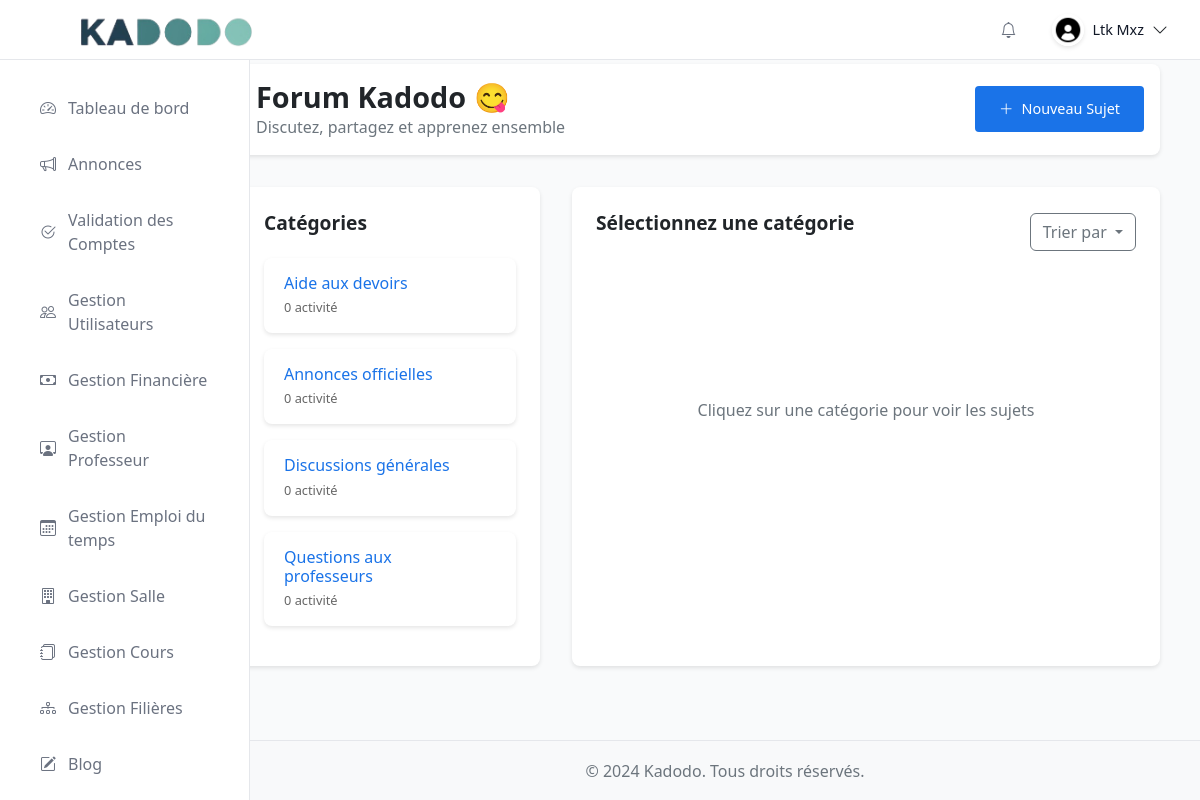
/forum/index.php (signed in), run on the app's committed database.
### tables this page shows
CREATE TABLE `utilisateur` (
  `id_utilisateur` int(11) NOT NULL,
  `nom_utilisateur` varchar(50) NOT NULL,
  `mot_de_passe` varchar(255) NOT NULL,
  `email` varchar(20) NOT NULL,
  `id_role` int(11) NOT NULL,
  `bio` text DEFAULT NULL,
  `photo_profile` varchar(255) DEFAULT 'default.jpg',
  `date_creation` datetime NOT NULL,
  `date_mise_a_jour` datetime NOT NULL,
  `matricule` varchar(100) DEFAULT NULL,
  `prenom` varchar(50) DEFAULT NULL,
  `nom` varchar(50) DEFAULT NULL,
  `tel` varchar(50) DEFAULT NULL,
  `statut_compte` enum('actif','inactif') DEFAULT 'actif'
);

CREATE TABLE `categorie_forum` (
  `id_categorie_forum` int(11) NOT NULL,
  `nom_categorie_forum` varchar(60) NOT NULL,
  `description` text NOT NULL
);

### components/header/pre-header.php (called while the page is built, shortened)
<?php
require_once __DIR__ . '/../../utils/photo.php';
require_once ROOT_PATH . '/utils/photo.php';
$db = Database::getInstance()->getConnection();
$stmt = $db->prepare("
    SELECT u.id_utilisateur, u.matricule, u.prenom, u.nom, u.email, r.nom_role as type_utilisateur, u.photo_profile
    FROM utilisateur u
    INNER JOIN role r ON u.id_role = r.id_role
    WHERE u.id_utilisateur = ?
");
$stmt->execute([$_SESSION['user']['id']]);
$userInfo = $stmt->fetch(PDO::FETCH_ASSOC);

### utils/photo.php (called while the page is built, shortened)
<?php
function getAvatarPath($photoName)
{
    $photoName = trim($photoName);
    $defaultAvatar = 'default.jpg';
    $uploadsPath = __DIR__ . '/../uploads/avatar/';
    $defaultAvatarPath = $uploadsPath . $defaultAvatar;
    if (empty($photoName) || $photoName === 'default.jpg') {
        return $defaultAvatar;
    }
    return $defaultAvatar;
}

### forum/index.php (the view, shortened to what this page needs)
<?php
require_once __DIR__ . '/../components/header/header.php';
?>
<body data-user-id="<?= $_SESSION['user']['id'] ?>" data-user-role="<?= $_SESSION['user']['type'] ?>">
  <div class="container-fluid">
    <div class="row">
      <?php require_once __DIR__ . '/../components/sidebar/sidebar.php'; ?>
      <main class="col-md-9 ms-sm-auto col-lg-10 px-md-4">
        <div class="forum-container">
          <div class="forum-header d-flex justify-content-between align-items-center">
            <div>
              <h1>Forum Kadodo 😋</h1>
              <p class="text-muted mb-0">Discutez, partagez et apprenez ensemble</p>
            </div>
            <button type="button" class="btn create-topic-btn">
              <i class="bi bi-plus-lg"></i>
              <span>Nouveau Sujet</span>
            </button>
          </div>
          <div class="forum-content">
            <div class="categories-section">
              <h2 class="mb-4">Catégories</h2>
              <?php
              $db = Database::getInstance()->getConnection();
              $stmt = $db->prepare("
                SELECT
                    c.*,
                    COALESCE(t.nb_topics, 0) as nb_topics,
                    COALESCE(r.nb_comments, 0) as nb_comments
                FROM categorie_forum c
                LEFT JOIN (
                    SELECT
                        id_categorie_forum,
                        COUNT(*) as nb_topics
                    FROM publication_forum
                    GROUP BY id_categorie_forum
                ) t ON c.id_categorie_forum = t.id_categorie_forum
                LEFT JOIN (
                    SELECT
                        pf.id_categorie_forum,
                        COUNT(cm.id_commentaire) as nb_comments
                    FROM commentaire cm
                    JOIN publication_forum pf ON cm.id_publication_forum = pf.id_publication_forum
                    GROUP BY pf.id_categorie_forum
                ) r ON c.id_categorie_forum = r.id_categorie_forum
                ORDER BY c.nom_categorie_forum
              ");
              $stmt->execute();
              $categories = $stmt->fetchAll(PDO::FETCH_ASSOC);
              foreach ($categories as $category):
                $totalActivity = (int)$category['nb_topics'] + (int)$category['nb_comments'];
              ?>
                <div class="category-item" data-category-id="<?= $category['id_categorie_forum'] ?>">
                  <div class="category-info">
                    <h3 class="category-title"><?= htmlspecialchars($category['nom_categorie_forum']) ?></h3>
                    <p class="category-count"><?= $totalActivity ?> activité<?= $totalActivity > 1 ? 's' : '' ?></p>
                  </div>
                  <div class="category-icon">
                  </div>
                </div>
              <?php endforeach; ?>
            </div>
            <div class="recent-topics-section">
              <div class="d-flex justify-content-between align-items-center mb-4">
                <h2 id="topics-title">Sélectionnez une catégorie</h2>
                <div class="dropdown">
                  <button class="btn btn-outline-secondary dropdown-toggle" type="button" data-bs-toggle="dropdown">
                    Trier par
                  </button>
                </div>
              </div>
              <div class="initial-message">
                <p class="text-center text-muted mt-5">
                  <i class="fas fa-hand-point-left fa-2x mb-3"></i><br>
                  Cliquez sur une catégorie pour voir les sujets
                </p>
              </div>
            </div>
          </div>
        </div>
      </main>
    </div>
  </div>
  <?php require_once __DIR__ . '/../components/footer/footer.php'; ?>
</body>

### components/header/header.php (shortened to what this page needs)
<?php require_once 'pre-header.php'; ?>
<!DOCTYPE html>
<html lang="fr">
<head>
    <link href="https://cdn.jsdelivr.net/npm/bootstrap@5.2.3/dist/css/bootstrap.min.css" rel="stylesheet">
    <link href="https://cdn.jsdelivr.net/npm/bootstrap-icons@1.10.5/font/bootstrap-icons.css" rel="stylesheet">
    <link href="<?= COMPONENTS_PATH ?>/header/styles.css" rel="stylesheet">
    <link href="<?= COMPONENTS_PATH ?>/sidebar/styles.css" rel="stylesheet">
    <link href="styles.css" rel="stylesheet">
    <link rel="stylesheet" href="<?= CSS_PATH ?>/notes.css">
    <link href="<?= CSS_PATH ?>/notifications.css" rel="stylesheet">
</head>
<body>
    <header class="header">
        <div class="d-flex align-items-center justify-content-between w-100">
            <a href="../dashboard">
                <img src="<?= ASSETS_PATH ?>/images/logo.png" alt="Kadodo Logo" class="header-logo" style="height: 200px;">
            </a>
            <div class="d-flex align-items-center gap-4">
                <div class="position-relative">
                    <button type="button" class="notification-btn" data-bs-toggle="dropdown" aria-expanded="false">
                        <i class="bi bi-bell"></i>
                    </button>
                </div>
                <div class="dropdown">
                    <div class="d-flex align-items-center gap-2" role="button" data-bs-toggle="dropdown">
                        <img src="<?= htmlspecialchars(AVATAR_PATH . '/' . getAvatarPath($userInfo['photo_profile'])) ?>"
                            alt="<?= htmlspecialchars($userInfo['prenom'] . ' ' . $userInfo['nom']) ?>"
                            class="user-avatar">
                        <span class="user-name d-none d-md-block">
                            <?= htmlspecialchars(($userInfo['prenom'] ?? '') . ' ' . ($userInfo['nom'] ?? '')) ?>
                        </span>
                        <i class="bi bi-chevron-down"></i>
                    </div>
                </div>
            </div>
        </div>
    </header>

### components/header/styles.css (style rules this page uses)
.header { position: fixed; top: 0; left: 0; right: 0; height: var(--header-height); background: white; border-bottom: 1px solid #E5E7EB; z-index: 1030; display: flex; align-items: center; padding: 0 2rem; }
.header-logo { height: 40px; width: auto; border-radius: 4px; }
.notification-btn { position: relative; width: 40px; height: 40px; background: none; border: none; color: #6B7280; padding: 0; display: flex; align-items: center; justify-content: center; }
.user-avatar { width: 32px; height: 32px; border-radius: 50%; object-fit: cover; border: 2px solid #E5E7EB; }
.user-name { font-size: 0.9rem; font-weight: 500; color: #111827; }
.header > div { width: 100%; display: flex; align-items: center; justify-content: space-between; }
.dropdown .user-avatar { width: 32px; height: 32px; border-radius: 50%; object-fit: cover; cursor: pointer; border: 2px solid #E5E7EB; }

### forum/styles.css (style rules this page uses)
.forum-container { margin-top: 2rem; padding: 2rem 1rem; }
.forum-header { display: flex; justify-content: space-between; align-items: center; margin-bottom: 2rem; padding: 1rem; background: #fff; border-radius: 8px; box-shadow: 0 2px 4px rgba(0, 0, 0, 0.1); }
.forum-header h1 { font-size: 1.8rem; font-weight: 600; color: var(--primary-color); margin-bottom: 0.5rem; margin: 0; }
.create-topic-btn { padding: 0.75rem 1.5rem; font-size: 0.9rem; background-color: #1a73e8; color: white; border: none; border-radius: 4px; display: flex; align-items: center; justify-content: center; gap: 8px; cursor: pointer; width: max-content; text-decoration: none; user-select: none; }
.create-topic-btn i, .create-topic-btn span { pointer-events: none; }
.forum-content { display: grid; grid-template-columns: 300px 1fr; gap: 2rem; }
.categories-section { width: 100%; background-color: #fff; border-radius: 8px; padding: 1.5rem; box-shadow: 0 2px 4px rgba(0, 0, 0, 0.1); }
.recent-topics-section { flex: 1; background-color: #fff; border-radius: 8px; padding: 1.5rem; box-shadow: 0 2px 4px rgba(0, 0, 0, 0.1); }
h2 { font-size: 1.2rem; font-weight: 600; margin-top: 0; margin-bottom: 20px; }
.category-item { display: flex; justify-content: space-between; align-items: center; padding: 1rem; background: #fff; border-radius: 8px; box-shadow: 0 2px 4px rgba(0, 0, 0, 0.1); margin-bottom: 1rem; transition: transform 0.2s; cursor: pointer; border-left: 4px solid transparent; transition: all 0.3s ease; }
.category-item:last-child { border-bottom: none; }
.category-info { flex: 1; }
.category-title { font-size: 1rem; font-weight: 500; margin: 0 0 5px 0; color: #1a73e8; }
.category-count { font-size: 0.8rem; color: #666; margin: 0; }
.category-icon { width: 40px; height: 40px; display: flex; align-items: center; justify-content: center; background: var(--light); padding: 0.75rem; border-radius: 8px; color: var(--primary); font-size: 1.2rem; }
.initial-message { text-align: center; padding: 3rem 1rem; color: #6c757d; }
.topic-avatar, .reply-avatar, .user-avatar, [class*="avatar"] { border-radius: 50% !important; object-fit: cover !important; border: 2px solid #fff !important; box-shadow: 0 2px 4px rgba(0, 0, 0, 0.1) !important; }

### components/root.css (style rules this page uses)
:root { --sidebar-width: 250px; --header-height: 60px; --footer-height: 60px; --content-padding: 2rem; --breakpoint-sm: 576px; --breakpoint-md: 768px; --breakpoint-lg: 992px; --breakpoint-xl: 1200px; --breakpoint-xxl: 1400px; }
* { margin: 0; padding: 0; box-sizing: border-box; }
body { min-height: 100vh; display: flex; flex-direction: column; background-color: #F9FAFB; }

### data on the page
utilisateur: photo_profile (placeholder picture), prenom+nom "Ltk Mxz"
categorie_forum: nom_categorie_forum "Aide aux devoirs", totalActivity "0"
categorie_forum: nom_categorie_forum "Annonces officielles", totalActivity "0"
categorie_forum: nom_categorie_forum "Discussions générales", totalActivity "0"
categorie_forum: nom_categorie_forum "Questions aux professeurs", totalActivity "0"
